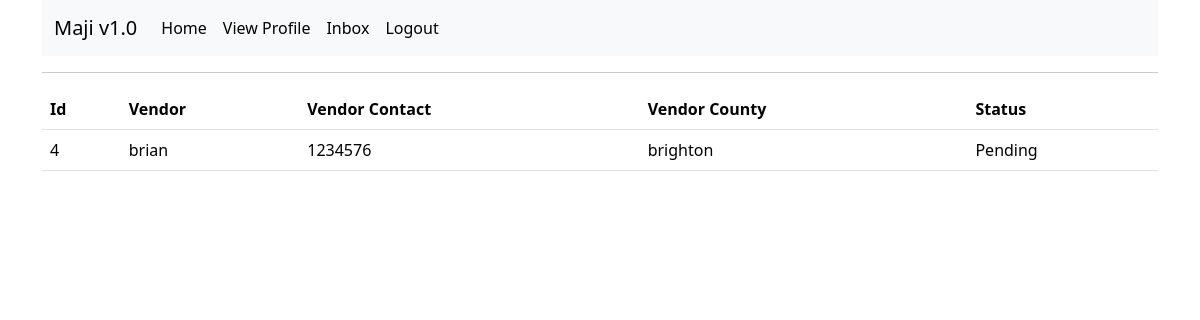
The page /me/orders (signed in) on the database its author committed.
### app/models.py (models this page shows, shortened)
class Order(db.Model):
    id = db.Column(db.Integer, primary_key=True)
    checked = db.Column(db.Boolean, default=False)
    buyer_name = db.Column(db.String(50), db.ForeignKey("users.username"))
    seller_id = db.Column(db.Integer, db.ForeignKey("users.id"))

class Users(UserMixin, db.Model):
    id = db.Column(db.Integer, primary_key=True)
    username = db.Column(db.String(50), index=True)
    email = db.Column(db.String(120), index=True, unique=True)
    county = db.Column(db.String(30))
    phone_number = db.Column(db.String(13))
    password_hash = db.Column(db.String(128))
    type = db.Column(db.String(10))
    profile_pic = db.Column(db.String(40), nullable=False, default="default.jpg")
    orderee = db.relationship("Order", foreign_keys='Order.buyer_name', backref='purchaser', lazy="dynamic")
    ordered_to = db.relationship("Order", foreign_keys='Order.seller_id', cascade="all, delete-orphan", backref='seller', lazy="dynamic")
    sender = db.relationship("Message", foreign_keys='Message.sender_id', cascade="all, delete-orphan", backref='sender', lazy='dynamic')
    receiver = db.relationship("Message", foreign_keys='Message.receiver_id', cascade="all, delete-orphan", backref='receiver', lazy='dynamic')

### app/main/routes.py (the view)
@bp.route('/me/orders')
@login_required
def my_orders():
    orders = Order.query.filter_by(purchaser=current_user).all()
    return render_template('my_orders.html', orders=orders, title="My Orders")

### app/models.py (called while the page is built)
@login.user_loader
def Load_user(id):
    return Users.query.get(int(id))

### app/templates/my_orders.html
{% extends 'base.html' %}
{% block content %}
<table class="table">
	<tr>
		<th scope="col">Id</th>
		<th scope="col">Vendor</th>
		<th scope="col">Vendor Contact</th>
		<th scope="col">Vendor County</th>
		<th scope="col">Status</th>
	</tr>
	{% for order in orders %}
	<tr>
		<td scope="row">{{ order.id }}</td>
		<td>{{ order.seller.username }}</td>
		<td>{{ order.seller.phone_number }}</td>
		<td>{{ order.seller.county }}</td>
		{% if order.checked %}
		<td>Completed</td>
		{% else %}
		<td>Pending</td>
		{% endif %}
	</tr>
	{% endfor %}
</table>
{% endblock %}

### rows shown on the page
Order: id "4", seller.username "brian", seller.phone_number "1234576", seller.county "brighton", checked "Pending"
